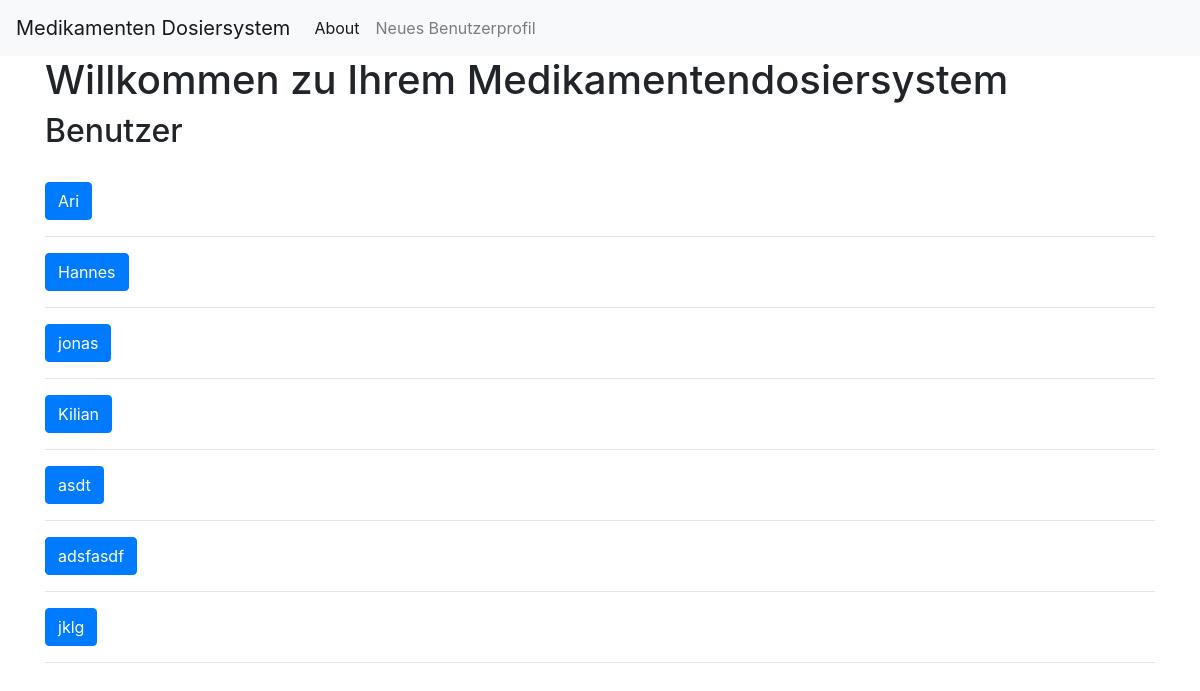
Before: / with the older database file.
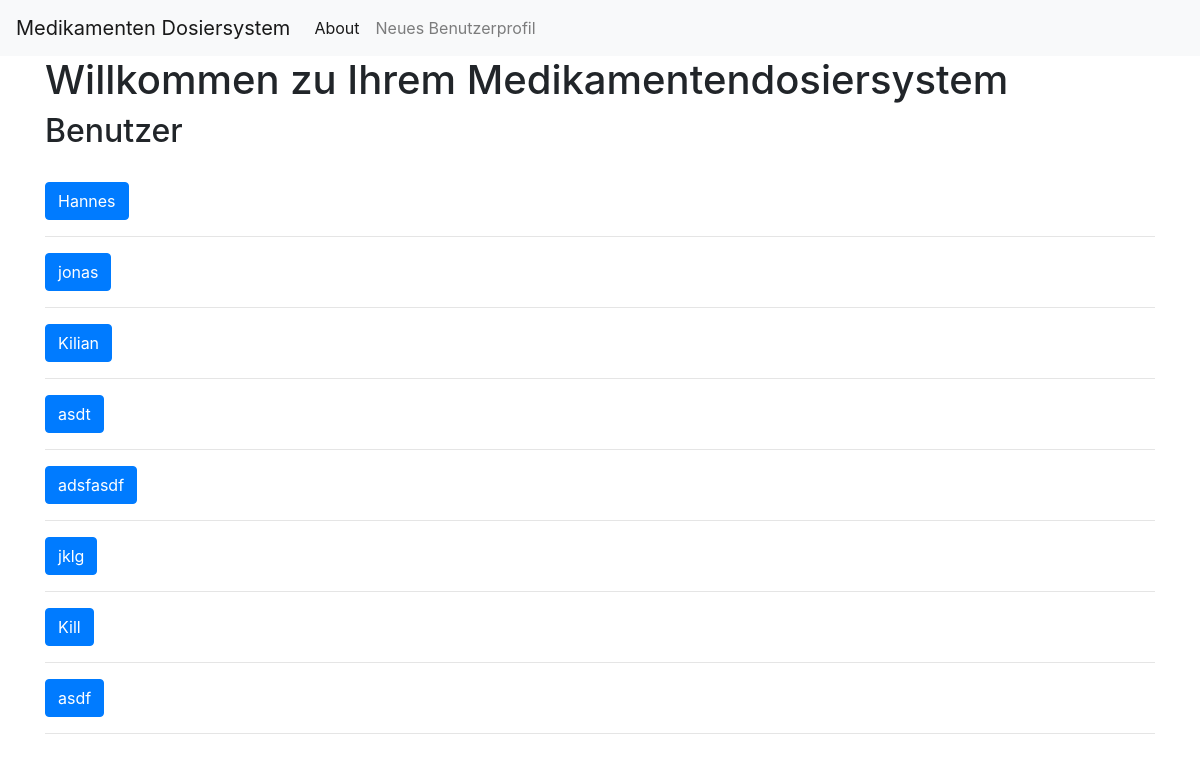
After: the same page with the newer database file.
### tables this page shows
CREATE TABLE Users (
    user_id INTEGER PRIMARY KEY AUTOINCREMENT,
    name TEXT NOT NULL
);

### app.py (the view)
@app.route('/')
def index():
    conn = get_db_connection()
    users = conn.execute('SELECT * FROM Users').fetchall()
    conn.close()
    return render_template('index.html', users=users)

### app.py (called while the page is built)
def get_db_connection():
    conn = sqlite3.connect('database.db')
    conn.row_factory = sqlite3.Row
    return conn

### templates/index.html
{% extends 'base.html' %}
{% block content %}
    <h1>{% block title %} Willkommen zu Ihrem Medikamentendosiersystem{% endblock %}</h1>
    <h2>Benutzer</h2>
    <br>
    {% for user in users %}
    <a href="{{ url_for('displayUser', user_id=user['user_id']) }}">
        <button class="btn btn-primary">{{ user['name'] }}</button>
    </a>
    <hr>
    {% endfor %}
{% endblock %}

### templates/base.html (shortened to what this page needs)
<!doctype html>
<html lang="en">
  <head>
    <link rel="stylesheet" href="https://stackpath.bootstrapcdn.com/bootstrap/4.3.1/css/bootstrap.min.css">
  </head>
  <body>
    <nav class="navbar navbar-expand-md navbar-light bg-light">
        <a class="navbar-brand" href="{{ url_for('index')}}">Medikamenten Dosiersystem</a>
        <div class="collapse navbar-collapse" id="navbarNav">
            <ul class="navbar-nav">
            <li class="nav-item active">
                <a class="nav-link" href="#">About</a>
            </li>
            <li class="nav-item">
              <a class="nav-link" href="{{url_for('createUser')}}">Neues Benutzerprofil</a>
            </li>
            </ul>
        </div>
    </nav>
    <div class="container">
        {% block content %}{% endblock %}
    </div>
  </body>
</html>

Changed rows visible on the page:
removed Users: name "Ari"
added Users: name "Kill"
added Users: name "asdf"
